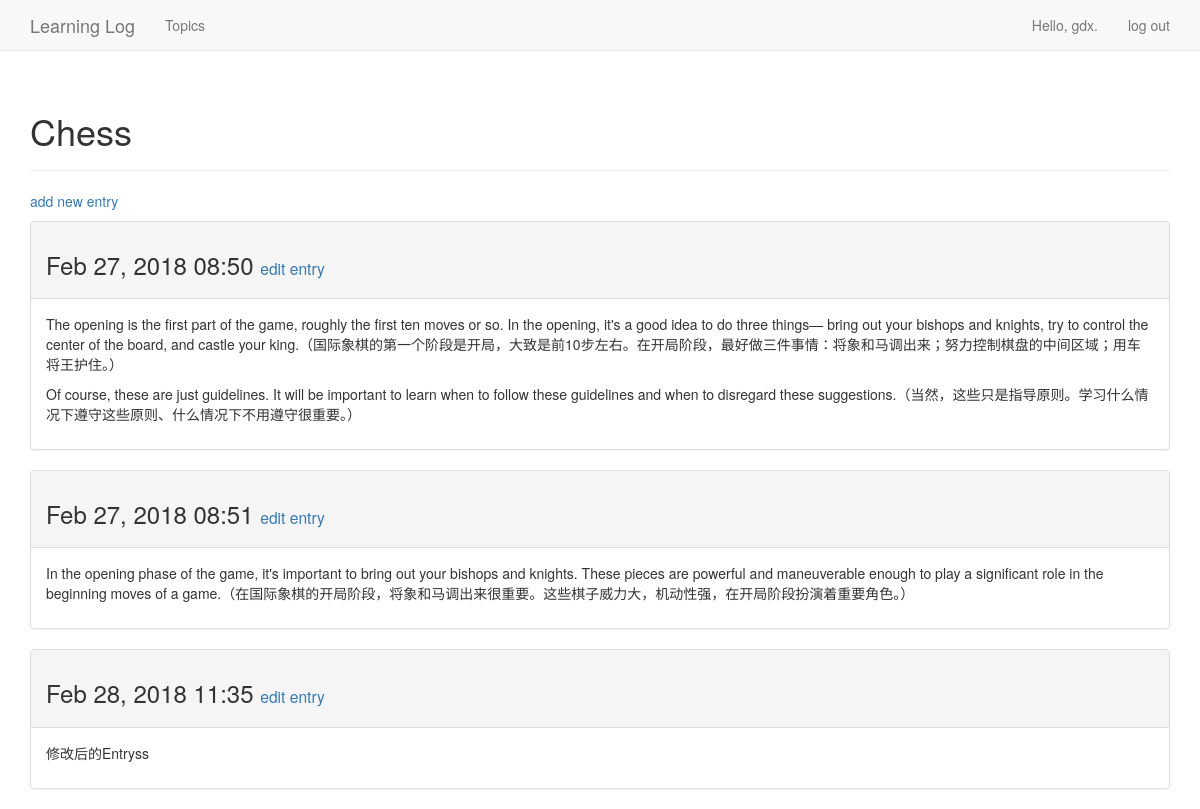
The page /topics/1/ (signed in) on the database its author committed.
### learning_logs/models.py (models this page shows, shortened)
class Topic(models.Model):
    text = models.CharField(max_length=200)
    date_added = models.DateTimeField(auto_now_add=True)
    owner = models.ForeignKey(User,on_delete=models.CASCADE)
    def __str__(self):
        return self.text

class Entry(models.Model):
    topic = models.ForeignKey(Topic,on_delete=models.CASCADE)
    text = models.TextField()
    date_added = models.DateTimeField(auto_now_add=True)
    class Meta:
        verbose_name_plural = 'entries'

### learning_logs/views.py (the view)
# urls.py: url(r'^topics/(?P<topic_id>\d+)/$', views.topic, name='topic'),
@login_required
def topic(request,topic_id):
    topic = Topic.objects.get(id=topic_id)
    if check_topic_owner(request,topic)==False:
        raise Http404
    entries = topic.entry_set.order_by("date_added")
    context = {"topic":topic,"entries":entries}
    return render(request,'learning_logs/topic.html',context)

### learning_logs/views.py (called while the page is built)
def check_topic_owner(request,topic):
    if topic.owner != request.user:
        return False
    else:
        return True

### learning_logs/templates/learning_logs/topic.html
{% extends 'learning_logs/base.html'%}
{% block header %}
    <h1>{{topic}}</h1>
{% endblock header %}
{% block content %}
    <p>
        <a href="{% url 'learning_logs:new_entry' topic.id %}">add new entry</a>
    </p>
    {% for entry in entries %}
        <div class="panel panel-default">
            <div class="panel-heading">
                <h3>{{ entry.date_added|date:'M d, Y H:i' }}
                    <small><a href="{% url 'learning_logs:edit_entry' entry.id %}">edit entry</a></small>
                </h3>
            </div>
            <div class="panel-body">
                {{ entry.text|linebreaks }}
            </div>
        </div>
        {% empty %}
            There are no entries for this topic yet.
        {% endfor %}
{% endblock content%}

### learning_logs/templates/learning_logs/base.html (shortened to what this page needs)
{% load bootstrap3 %}
<!DOCTYPE html>
<html lang="en">
  <head>
    {% bootstrap_css %}
  </head>
  <body>
    <nav class="navbar navbar-default navbar-static-top">
        <div class="container">
            <div class="navbar-header">
                <a class="navbar-brand" href="{% url 'learning_logs:index' %}">
                Learning Log</a>
            </div>
            <div id="navbar" class="navbar-collapse collapse">
                <ul class="nav navbar-nav">
                    <li><a href="{% url 'learning_logs:topics' %}">Topics</a></li>
                </ul>
                <ul class="nav navbar-nav navbar-right">
                    {% if user.is_authenticated %}
                    <li><a>Hello, {{ user.username }}.</a></li>
                    <li><a href="{% url 'users:logout' %}">log out</a></li>
                    {% else %}
                    <li><a href="{% url 'users:register' %}">register</a></li>
                    <li><a href="{% url 'users:login' %}">log in</a></li>
                    {% endif %}
                </ul>
            </div>
        </div>
    </nav>
    <div class="container">
        <div class="page-header">
            {% block header %}{% endblock header %}
        </div>
        <div>
            {% block content %}{% endblock content %}
        </div>
    </div>
  </body>
</html>

### rows shown on the page
Topic: text "Chess"
Entry: date_added "Feb 27, 2018 08:50", text "The opening is the first part of the game, roughly the first ten moves or so. In the opening, it's a good idea to do three things— bring out your bishops and knights, try to control the center of the board, and castle your king.（国际象棋的第一个阶段是开局，大致是前10步左右。在开局阶段，最好做三件事情：将象和马调出来；努力控制棋盘的中间区域；用车将王护住。） Of course, these are just guidelines. It will be important to learn when to follow these guidelines and when to disregard these suggestions.（当然，这些只是指导原则。学习什么情况下遵守这些原则、什么情况下不用遵守很重要。）"
Entry: date_added "Feb 27, 2018 08:51", text "In the opening phase of the game, it's important to bring out your bishops and knights. These pieces are powerful and maneuverable enough to play a significant role in the beginning moves of a game.（在国际象棋的开局阶段，将象和马调出来很重要。这些棋子威力大，机动性强，在开局阶段扮演着重要角色。）"
Entry: date_added "Feb 28, 2018 11:35", text "修改后的Entryss"

### other values the page prints
{{ user.username }} "gdx"
